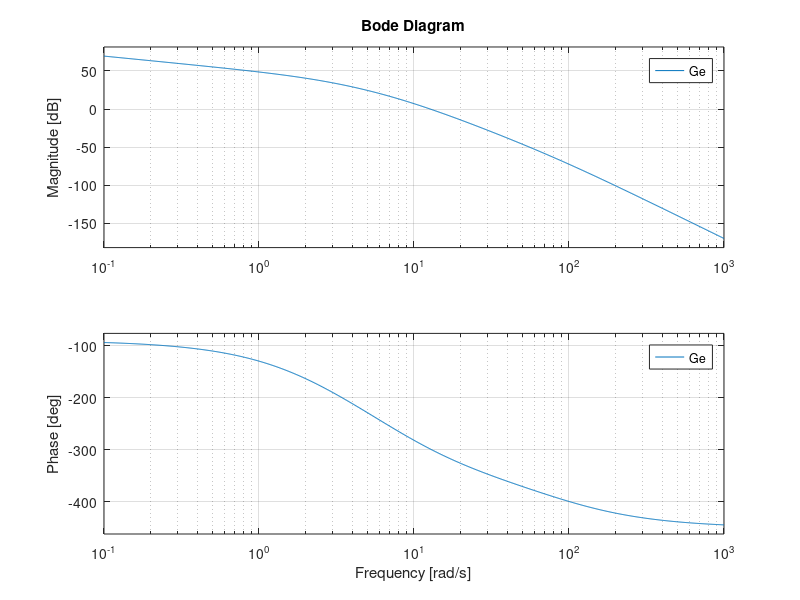

MATLAB code to generate this figure:
clear; close all; clc; 
% DATI

% SISTEMA MECCANICO

r1 = 0.45 * 10^-2;          % raggio interno puleggia (metri)
r2 = 4.5 * 10^-2;           % raggio esterno puleggia (metri)
J = 2 * 10^-4;              % inerzia (kg*m^2)
m = 10 * 10^-3;             % massa (kilogrammi)
beta = 1.6;                 % coefficiente smorzatore (N * s / m)
g = 9.81;                   % accelerazione di gravità (m / s^2)

% SISTEMA DI RISCALDAMENTO

l = 15 * 10^-2;             % lunghezza filo (metri)
d = 0.2 * 10^-3;            % diametro filo (metri)
Cth = 25.1 * 10^-3;         % capacità termica (J/K)
Re = 4.8;                   % resistenza elettrica (ohm)
Le = 55 * 10^-3;            % induttanza (H)
    
    % Cella di Peltier
    Rth = 16.7;             % resistenza termica (ohm)
    Tp = 15+273.15;                % temperatura cella (gradi)

    % Convezione con l'ambiente
    h = 6.55;               % coefficiente di convezione (W / (m^2 * K))
    S = pi * d * l;         % superficie cilindrica (m^2)
    Tamb = 24+273.15;              % temperatura ambiente (gradi)

% ATTUATORE SMA

K_max = 3.92 * 10^3;        % (N/m)
Tavg = 70+273.15;                  % (gradi)
Tdiff = 20;                 % (gradi)
dl_max = 0.6 * 10^-2;       % deformazione filo, 96% di l (metri)
c = 6.2;                    % costante

z_star = 4.2 * 10^-2;       % quota desiderata (metri)






K_star = m*g*r2/(r1*(dl_max-r1*z_star/r2));
x2_e = Tavg+Tdiff*log(K_star/(K_max-K_star))/c;
x1_e = sqrt((h*S*(x2_e-Tamb)+((x2_e-Tp)/Rth))/Re);

K_x2_e = K_max*(1-(1/(1+exp(c*(x2_e-Tavg)/Tdiff))));


derivata_parziale_K = (c*K_max/Tdiff)*(exp(c*(x2_e-Tavg)/Tdiff)/(1+exp(c*(x2_e-Tavg)/Tdiff))^2);



A_1_1 = -Re/Le;
A_2_1 = 2*Re*x1_e/Cth;
A_2_2 = -(h*S+1/Rth)/Cth;
A_4_2 = (r1*(dl_max-r1*z_star/r2)/r2*(m+J/r2^2))*derivata_parziale_K;
A_4_3 = -r1^2*K_x2_e/(r2^2*(m+J/r2^2));
A_4_4 = -beta/(m+J/r2^2);

A = [A_1_1  0   0   0  ;
     A_2_1 A_2_2  0   0  ;
      0   0   0   1  ;
      0  A_4_2 A_4_3 A_4_4];

B = [1/Le;
      0  ;
      0  ;
      0  ];

C = [0 0 1 0];

D = 0;

sistema = ss(A,B,C,D);

G = tf(sistema);


%mettiamo il polo nell'origine e il guadagno per attenuare di 3000 volte in 0.1

s = tf('s');
R = 203400/s;

Ge = G * R;
figure;
bode(Ge);
hold on;
grid on;

[m01,f01] = bode(Ge,0.1);


%in questo modo abbiamo ampiezza di 3000 alla pulsazione 0.1



%progettiamo il regolatore Rd

%per attenuare di 100 volte il disturbo a 30 r/s

[m30,f30] = bode(Ge,30);

%dobbiamo ottenere m30 = 0.01





%affinchè ci sia disaccopiamento frequenziale dobbiamo avere 0.1 < wc < 30

% c_smorzamento = Mf_star/100 = 0.55  =>  wc > 4.6/Ta*0.55 => wc > 7

% quindi per soddisfare la specifica sul tempo di assestamento bisogna
% avere wc > 7

% verifico che tra 7 e 30 esista un sottointervallo in cui abbiamo Mf = 55

% dato che questo sottointervallo non esiste siamo in uno scenario B

[m7,f7] = bode(Ge,7);

% alla pulsazione 7 r/s la fase è -255 quindi dobbiamo guadagnare 130 di
% fase  => mettiamo 2 zeri 






Wcd = 7;
MFd = 55;

[M,P,W]=bode(Ge);
[V,i]=min(abs(W-Wcd));
GeWcd=M(i);
ArgGeWcd=P(i);
Pd=-180+MFd-ArgGeWcd;
Md=1/GeWcd;
Pd=Pd*pi/180; 

if (Md<1 || Pd<0 || cos(Pd)>1/Md)


disp('errore nel tuning analitico');

end

tau=(Md-cos(Pd))/(Wcd*sin(Pd));
alpha=(cos(Pd)-1/Md)/(Wcd*sin(Pd))/tau; 

disp(tau);

disp(alpha);




